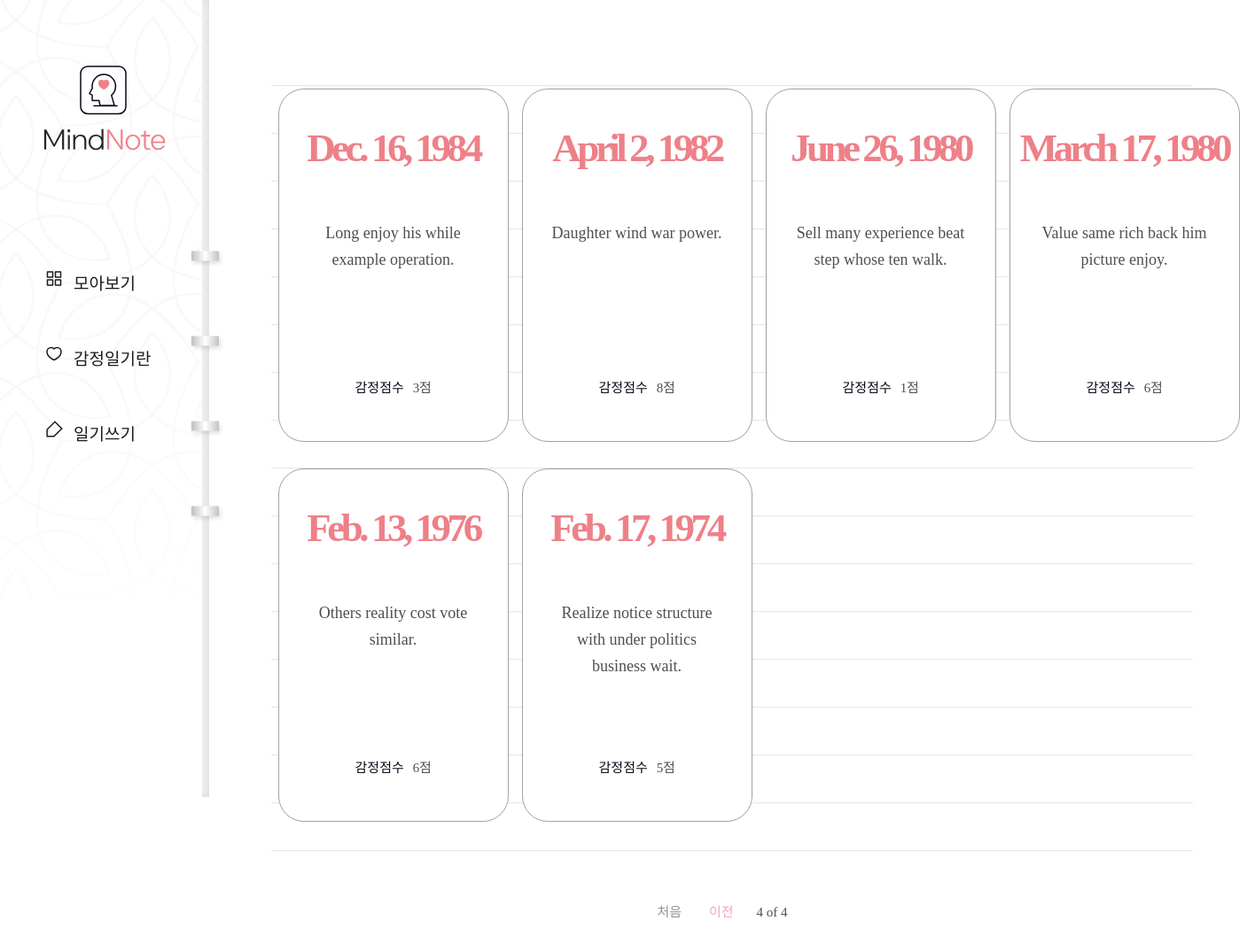
Page /diary/?page=4 on the committed database.
### diary/models.py (models this page shows, shortened)
class Page(models.Model):
    title = models.CharField(max_length=100, validators=[validate_no_hash])
    content = models.TextField(validators=[validate_no_hash])
    feeling = models.CharField(max_length=80, validators=[validate_no_hash, validate_no_numbers])
    score = models.IntegerField(validators=[validate_score])
    dt_created = models.DateField()

### diary/views.py (the view)
# urls.py: path('diary/', views.PageListView.as_view(), name="page-list"),
class PageListView(ListView):
    model = Page
    ordering = ['-dt_created']
    paginate_by = 8

### diary/templates/diary/page_list.html (shortened to what this page needs)
{% extends './base.html' %}
{% block content %}
    {% if page_obj.object_list %}
    <div class="wrap-note">
        <div class="note">
            <div class="note-list">
                <ul>
                    {% for obj in page_obj.object_list %}
                    <li>
                        <a href="{% url 'page-detail' obj.id %}">
                            <div class="date">
                                <span>{{obj.dt_created}}</span>
                            </div>
                            <h2>{{obj.title}}</h2>
                            <div class="score">
                                <p>감정점수</p>
                                <span>{{obj.score}}점</span>
                            </div>
                        </a>
                    </li>
                    {% endfor %}
                </ul>
            </div>
            <div class="paging">
                {% if page_obj.has_previous %}
                    <a href="?page=1" class="first">처음</a>
                    <a href="?page={{page_obj.previous_page_number}}" class="prev">이전</a>
                {% endif %}
                <span class="page">
                    <p>{{page_obj.number}} of {{page_obj.paginator.num_pages}}</p>
                </span>
            </div>
        </div>
    </div>
    {% endif %}
{% endblock content %}

### diary/static/diary/css/styles.css (style rules this page uses)
h1,h2,h3,p,a,ul,li { margin: 0; padding: 0; font-family: 'NanumSquare'; list-style: none; text-decoration: none; outline: none; }
html { position: relative; min-height: 100%; margin: 0; }
body { margin: 0; padding: 0; -webkit-font-smoothing: antialiased; -moz-osx-font-smoothing: auto; }
.wrap-note .note { padding-left: 236px; padding-top: 50px; padding-bottom: 200px; }
.note-list { margin: 0 70px; padding-top: 50px; background: url(../image/note-bg.svg) repeat-x center/1535px 974px; }
.note-list ul { overflow: hidden; width: 1100px; margin: 0 auto; padding-bottom: 50px; }
.note-list ul li { float: left; width: 25%; padding-bottom: 30px; }
.note-list ul li a { display: block; width: 258px; height: 397px; margin: 0 auto; background: #fff; border: solid 1px #a3a0a0; border-radius: 29px; }
.note-list ul li a .date { margin-top: 40px; margin-bottom: 55px; text-align: center; }
.note-list ul li a .date span { display: block; font-family: 'NanumSquare'; color: #ee8088; font-weight: 700; font-size: 45px; letter-spacing: -4.47px; }
.note-list ul li a h2 { width: 196px; height: 150px; margin: 0 auto; font-family: 'NanumBarunpen'; color: #4e4f53; font-weight: normal; font-size: 18px; line-height: 1.67; text-align: center; }
.note-list ul li a .score { margin-top: 28px; text-align: center; }
.note-list ul li a .score p { display: inline-block; font-family: 'NanumSquare'; color: #060b18; font-size: 15px; }
.note-list ul li a .score span { padding-left: 6px; font-family: 'NanumBarunpen'; color: #4e4f53; font-size: 15px; letter-spacing: -0.29px; }
.paging { margin-top: 10px; text-align: center; }
.paging a { display: inline-block; font-family: 'NanumSquare'; font-size: 15px; }
.paging .first,.paging .last { color: #929191; }
.paging .first { margin-right: 27px; }
.paging .prev,.paging .next { color: #f2a6ac; }
.paging span { display: inline-block; }
.paging span p { margin: 0 22px; font-family: 'NanumSquare'; color: #4e4f53; font-size: 15px; }

### rows in the picture
Page: dt_created "Dec. 16, 1984", title "Long enjoy his while example operation.", score "3"
Page: dt_created "April 2, 1982", title "Daughter wind war power.", score "8"
Page: dt_created "June 26, 1980", title "Sell many experience beat step whose ten walk.", score "1"
Page: dt_created "March 17, 1980", title "Value same rich back him picture enjoy.", score "6"
Page: dt_created "Feb. 13, 1976", title "Others reality cost vote similar.", score "6"
Page: dt_created "Feb. 17, 1974", title "Realize notice structure with under politics business wait.", score "5"

### other values in the picture
{{ page_obj.number }} "4"
{{ page_obj.paginator.num_pages }} "4"
